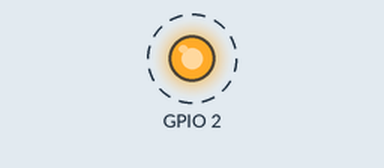
Recording of a sketch running on a simulated ESP32. Parts: output pins drawn as LEDs (lit = HIGH). Dashed ring = blinking. WiFi joins after 1.5 s; servers stay silent unless stated; what the sketch prints to the serial monitor is not drawn.

Above: at 2.0 s.
Timing chart, 0 to 6.1 s (numbered marks = the images above):
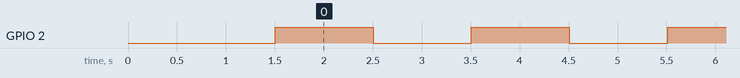

Measured:
- by itself, GPIO 2: alternates HIGH for 1.0 s and LOW for 1.0 s

The sketch:

ota_basic.ino
```cpp
#include <Arduino.h>
#include "include/config.h"
#include "include/ota.h"
#include "include/version.h"

const char* ssid = "Airtel_amish_4535";
const char* password = "Amish@123";

constexpr uint8_t IN_BUILT_LED = 2;

void setup() {
  Serial.begin(115200);
  Serial.println("Booting firmware " FIRMWARE_VERSION);

  WiFi.mode(WIFI_STA);
  WiFi.begin(ssid, password);
  while (WiFi.waitForConnectResult() != WL_CONNECTED) {
    Serial.println("Connection Failed! Rebooting...");
    delay(5000);
    ESP.restart();
  }

  otaSetup(IN_BUILT_LED, "visiosphereai-esp32", password);
}

void loop() {
  otaHandle();
  if (!otaInProgress && millis() - lastBlinkTime > 1000) {
    ledState = ledState == LOW ? HIGH : LOW;
    digitalWrite(otaLedPin, ledState);
    Serial.println(otaInProgress);
    Serial.println(ledState);
    lastBlinkTime = millis();
  }
}
```

ota.h
```cpp
#ifndef OTA_H
#define OTA_H

#include <Arduino.h>
#include <ESPmDNS.h>
// #include <NetworkUdp.h>
#include <WiFiUdp.h>
#include <ArduinoOTA.h>
#include <WiFi.h>


void otaSetup(uint8_t ledPin, const char* hostname, const char* password);
void otaHandle();

#endif
```

version.h
```cpp
#ifndef FIRMWARE_VERSION_H
#define FIRMWARE_VERSION_H

#define FIRMWARE_VERSION "1.0.0"

#endif
```

ota.cpp
```cpp
#include "../include/ota.h"
#include "../include/config.h"

uint8_t otaLedPin;
uint32_t lastOtaTime = 0;
uint32_t lastBlinkTime = 0;
int ledState = LOW;
bool otaInProgress = false;

void otaSetup(uint8_t ledPin, const char* hostname, const char* password) {
  otaLedPin = ledPin;
  pinMode(otaLedPin, OUTPUT);
  digitalWrite(otaLedPin, LOW);

  ArduinoOTA.setHostname(hostname);
  ArduinoOTA.setPassword(password);

  ArduinoOTA
    .onStart([]() {
      String type = ArduinoOTA.getCommand() == U_FLASH ? "sketch" : "filesystem";
      otaInProgress = true;
      digitalWrite(otaLedPin, HIGH);
      Serial.println("Start updating " + type);
    })
    .onEnd([]() {
      otaInProgress = false;
      digitalWrite(otaLedPin, LOW);
      Serial.println("\nEnd");
    })
    .onProgress([](unsigned int progress, unsigned int total) {
      if (millis() - lastOtaTime > 500) {
        Serial.printf("Progress: %u%%\n", progress / (total / 100));
        lastOtaTime = millis();
        digitalWrite(otaLedPin, (progress / (total / 10)) % 2);
      }
    })
    .onError([](ota_error_t error) {
      Serial.printf("Error[%u]: ", error);
      if (error == OTA_AUTH_ERROR) {
        Serial.println("Auth Failed");
      } else if (error == OTA_BEGIN_ERROR) {
        Serial.println("Begin Failed");
      } else if (error == OTA_CONNECT_ERROR) {
        Serial.println("Connect Failed");
      } else if (error == OTA_RECEIVE_ERROR) {
        Serial.println("Receive Failed");
      } else if (error == OTA_END_ERROR) {
        Serial.println("End Failed");
      }
      otaInProgress = false;
      digitalWrite(otaLedPin, LOW);
    });

  ArduinoOTA.begin();

  Serial.println("Ready");
  Serial.print("IP address: ");
  Serial.println(WiFi.localIP());
}

void otaHandle() {
  ArduinoOTA.handle();
}
```

config.h
```cpp
#ifndef CONFIG_H
#define CONFIG_H

#include <Arduino.h>

extern uint8_t otaLedPin;
extern uint32_t lastOtaTime;
extern uint32_t lastBlinkTime;
extern int ledState;
extern bool otaInProgress;

#endif
```
